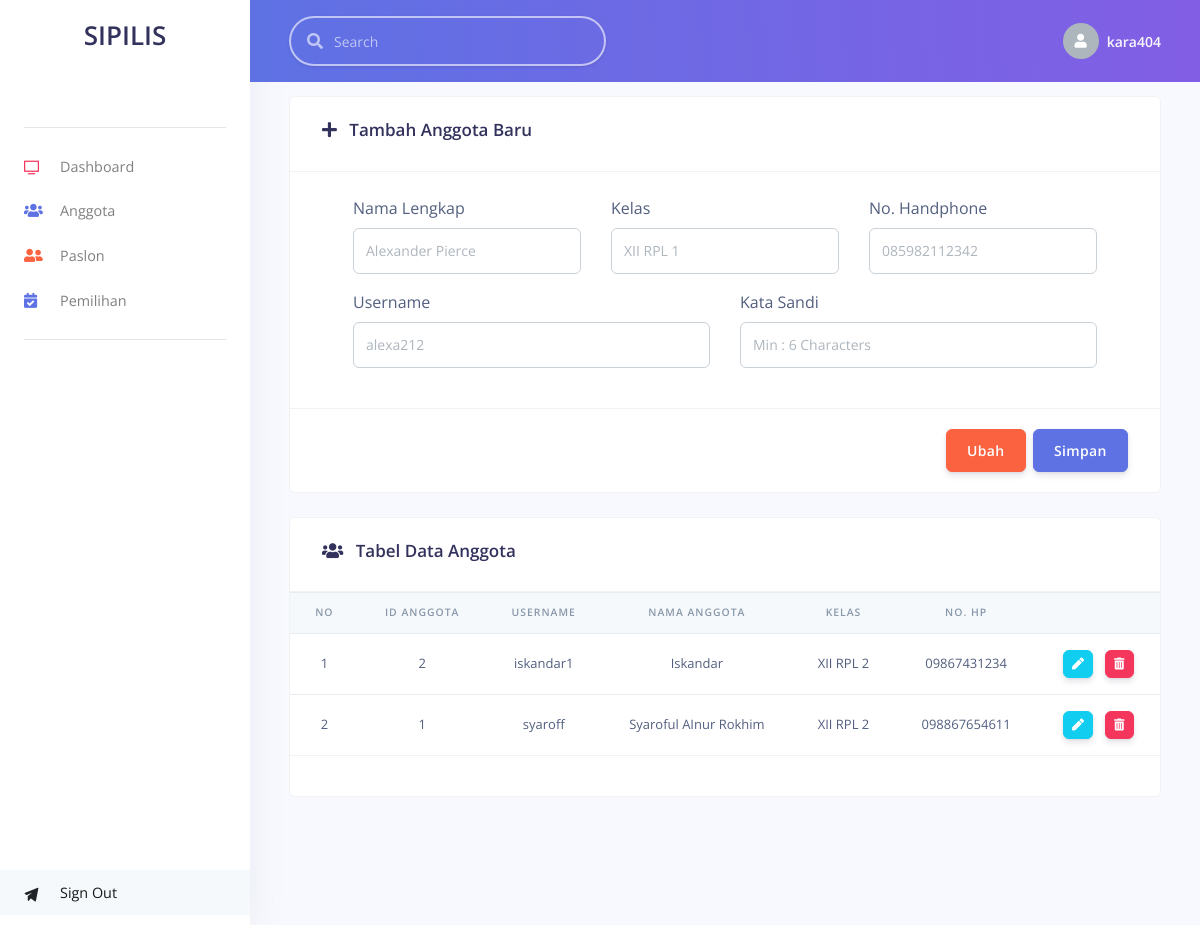
The page /imtheone/anggota.php (signed in) on the database its author committed.
### tables this page shows
CREATE TABLE `anggota` (
  `id_anggota` int(11) NOT NULL,
  `nama_anggota` varchar(255) DEFAULT NULL,
  `kelas` varchar(255) DEFAULT NULL,
  `no_hp` varchar(255) DEFAULT NULL,
  `username` varchar(255) DEFAULT NULL,
  `sandi` varchar(255) DEFAULT NULL
);

### imtheone/func/readAnggota.php (the view, shortened to what this page needs)
<?php
    require_once "../config/konek.php";
    $batas = 10;
    $halaman = isset($_GET['halaman'])?(int)$_GET['halaman'] : 1;
    $halaman_awal = ($halaman>1) ? ($halaman * $batas) - $batas : 0;
    if(!@$_GET['s']) {
        $data2 = $konek->query("SELECT * FROM anggota ORDER BY nama_anggota ASC LIMIT $halaman_awal, $batas");
        $no=1;
        foreach($data2 as $row) {
?>
            <tr>
                <td><?=$no++?></td>
                <td><?=$row['id_anggota']?></td>
                <td><?=$row['username']?></td>
                <td><?=$row['nama_anggota']?></td>
                <td><?=$row['kelas']?></td>
                <td><?=$row['no_hp']?></td>
                <td>
                    <button onclick="edit('<?=$row['id_anggota']?>','<?=$row['username']?>','<?=$row['nama_anggota']?>','<?=$row['kelas']?>','<?=$row['no_hp']?>')" class="btn btn-info btn-sm"><i class="fas fa-pen"></i></button>
                    <a href="./func/anggota.php?d=<?=$row['id_anggota']?>" class="btn btn-sm btn-danger"><i class="fas fa-trash-alt"></i></a>
                </td>
            </tr>
<?php
        }
    }
?>

### rows shown on the page
anggota: id_anggota "2", username "iskandar1", nama_anggota "Iskandar", kelas "XII RPL 2", no_hp "09867431234"
anggota: id_anggota "1", username "syaroff", nama_anggota "Syaroful AInur Rokhim", kelas "XII RPL 2", no_hp "098867654611"

### other values the page prints
$_SESSION['username'] "kara404"
